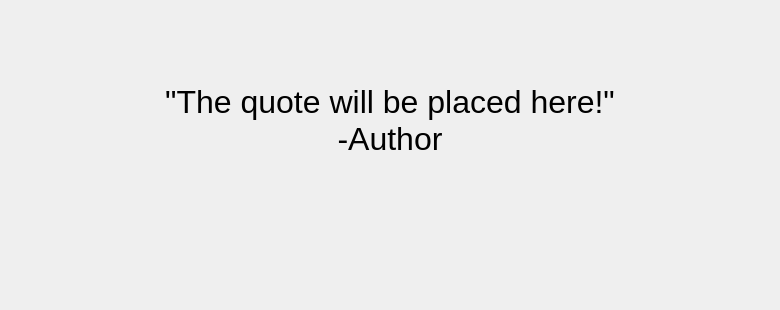
<?xml version="1.0" encoding="UTF-8"?>
<ui version="4.0">
 <class>QuotesWidget</class>
 <widget class="QWidget" name="QuotesWidget">
  <property name="geometry">
   <rect>
    <x>0</x>
    <y>0</y>
    <width>780</width>
    <height>310</height>
   </rect>
  </property>
  <property name="windowTitle">
   <string>Form</string>
  </property>
  <widget class="QTextBrowser" name="textBrowser">
   <property name="geometry">
    <rect>
     <x>10</x>
     <y>80</y>
     <width>760</width>
     <height>131</height>
    </rect>
   </property>
   <property name="styleSheet">
    <string notr="true">background-color: rgba(0, 0, 0, 0);</string>
   </property>
   <property name="frameShape">
    <enum>QFrame::NoFrame</enum>
   </property>
   <property name="frameShadow">
    <enum>QFrame::Plain</enum>
   </property>
   <property name="lineWidth">
    <number>0</number>
   </property>
   <property name="verticalScrollBarPolicy">
    <enum>Qt::ScrollBarAlwaysOff</enum>
   </property>
   <property name="horizontalScrollBarPolicy">
    <enum>Qt::ScrollBarAlwaysOff</enum>
   </property>
   <property name="sizeAdjustPolicy">
    <enum>QAbstractScrollArea::AdjustToContents</enum>
   </property>
   <property name="html">
    <string>&lt;!DOCTYPE HTML PUBLIC &quot;-//W3C//DTD HTML 4.0//EN&quot; &quot;http://www.w3.org/TR/REC-html40/strict.dtd&quot;&gt;
&lt;html&gt;&lt;head&gt;&lt;meta name=&quot;qrichtext&quot; content=&quot;1&quot; /&gt;&lt;style type=&quot;text/css&quot;&gt;
p, li { white-space: pre-wrap; }
&lt;/style&gt;&lt;/head&gt;&lt;body style=&quot; font-family:'Ubuntu'; font-size:11pt; font-weight:400; font-style:normal;&quot;&gt;
&lt;p align=&quot;center&quot; style=&quot; margin-top:0px; margin-bottom:0px; margin-left:0px; margin-right:0px; -qt-block-indent:0; text-indent:0px;&quot;&gt;&lt;span style=&quot; font-size:24pt;&quot;&gt;&amp;quot;The quote will be placed here!&amp;quot;&lt;/span&gt;&lt;/p&gt;
&lt;p align=&quot;center&quot; style=&quot; margin-top:0px; margin-bottom:0px; margin-left:0px; margin-right:0px; -qt-block-indent:0; text-indent:0px;&quot;&gt;&lt;span style=&quot; font-size:24pt;&quot;&gt;-Author&lt;/span&gt;&lt;/p&gt;&lt;/body&gt;&lt;/html&gt;</string>
   </property>
   <property name="textInteractionFlags">
    <set>Qt::NoTextInteraction</set>
   </property>
  </widget>
 </widget>
 <resources/>
 <connections/>
</ui>
